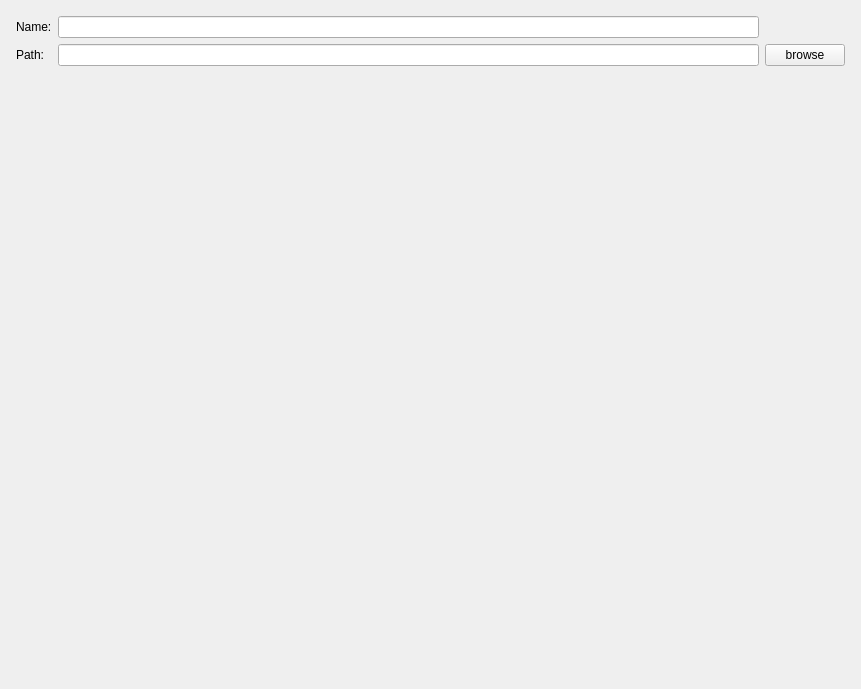
<?xml version="1.0" encoding="UTF-8"?>
<ui version="4.0">
 <class>ProSetPage</class>
 <widget class="QWizardPage" name="ProSetPage">
  <property name="geometry">
   <rect>
    <x>0</x>
    <y>0</y>
    <width>861</width>
    <height>689</height>
   </rect>
  </property>
  <property name="windowTitle">
   <string>WizardPage</string>
  </property>
  <layout class="QGridLayout" name="gridLayout_2">
   <item row="0" column="0">
    <layout class="QGridLayout" name="gridLayout">
     <property name="leftMargin">
      <number>5</number>
     </property>
     <property name="topMargin">
      <number>5</number>
     </property>
     <property name="rightMargin">
      <number>5</number>
     </property>
     <property name="bottomMargin">
      <number>5</number>
     </property>
     <item row="1" column="1">
      <widget class="QLineEdit" name="lineEdit_2"/>
     </item>
     <item row="1" column="2">
      <widget class="QPushButton" name="pushButton">
       <property name="text">
        <string>browse</string>
       </property>
      </widget>
     </item>
     <item row="0" column="1">
      <widget class="QLineEdit" name="lineEdit"/>
     </item>
     <item row="0" column="0">
      <widget class="QLabel" name="label">
       <property name="text">
        <string>Name:</string>
       </property>
      </widget>
     </item>
     <item row="1" column="0">
      <widget class="QLabel" name="label_2">
       <property name="text">
        <string>Path:</string>
       </property>
      </widget>
     </item>
     <item row="2" column="1">
      <widget class="QLabel" name="tips">
       <property name="text">
        <string/>
       </property>
      </widget>
     </item>
    </layout>
   </item>
  </layout>
 </widget>
 <resources/>
 <connections/>
</ui>
